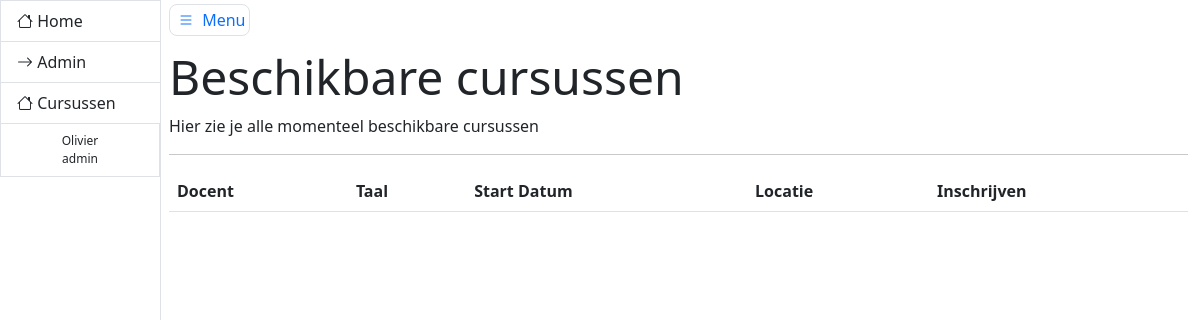
The app's page /dashboard/beschikbaar/ (signed in), older data.
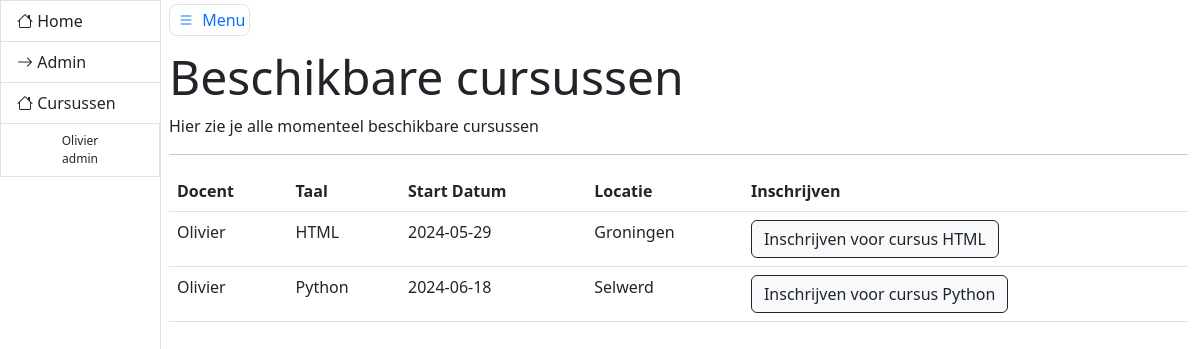
The same page, newer data.
### models.py (models this page shows, shortened)
class User(db.Model, UserMixin):
    __tablename__ = 'users'
    id = db.Column(db.Integer, primary_key=True, autoincrement=True)
    email = db.Column(db.String(), nullable=False, unique=True)
    username = db.Column(db.String(), nullable=False, unique=True)
    role = db.Column(db.String(), nullable=False, default='user')
    password_hash = db.Column(db.String(128))

class Lessen(db.Model):
    lesID = db.Column(db.Integer, primary_key=True, autoincrement=True)
    userID = db.Column(db.Integer, db.ForeignKey('users.id'), nullable=True)
    docentID = db.Column(db.Integer, db.ForeignKey('users.id'))
    talenID = db.Column(db.Integer, db.ForeignKey('talen.id'), nullable=False)
    startDatum = db.Column(db.Date, nullable=True)
    locatie = db.Column(db.String(), nullable=False)

class Talen(db.Model):
    id = db.Column(db.Integer, primary_key=True, autoincrement=True)
    name = db.Column(db.String(), nullable=False, unique=True)
    lessen = relationship("Lessen", cascade="all, delete-orphan")

### dashboard/views.py (the view, shortened to what this page needs)
@dashboard_blueprint.route('/beschikbaar/', methods=['GET', 'POST'])
@login_required
def beschikbaar():
    current_time = date.today()
    beschikbare_cursussen = Lessen.query.filter(Lessen.startDatum > current_time).all()
    namen = db.session.query(User.id, User.username).filter(User.role == 'admin').all()
    talen = db.session.query(Talen.id, Talen.name).all()
    docent_naam = [(f'{naam[0]}', naam[1]) for naam in namen]
    taal_namen = [(f'{talen[0]}', talen[1]) for talen in talen]
    talendict = {}
    docentendict = {}
    for talen in taal_namen:
        talendict[int(talen[0])] = talen[1]
    for docent in docent_naam:
        docentendict[int(docent[0])] = docent[1]
    form = InschrijvenForm()
    return render_template('available.html', form=form, beschikbaar=beschikbare_cursussen, talendict=talendict,
                           docentendict=docentendict)

### __init__.py (called while the page is built)
@login_manager.user_loader
def get_user(user_id):
    try:
        return User.query.get(int(user_id))
    except:
        return None

### dashboard/templates/available.html (shortened to what this page needs)
{% extends 'dashbase.html' %}
{% block header %}
    <h5 class="display-5">Beschikbare cursussen</h5>
{% endblock %}
{% block bheader %}
    <p>Hier zie je alle momenteel beschikbare cursussen</p>
{% endblock %}
{% block content %}
    <table class="table">
        <thead>
        <tr>
            <th scope="col">Docent</th>
            <th scope="col">Taal</th>
            <th scope="col">Start Datum</th>
            <th scope="col">Locatie</th>
            <th scope="col">Inschrijven</th>
        </tr>
        </thead>
        <tbody>
        {% for cursus in beschikbaar %}
            <tr>
                <td>{{ docentendict[cursus.docentID] }}</td>
                <td>{{ talendict[cursus.talenID] }}</td>
                <td>{{ cursus.startDatum }}</td>
                <td>{{ cursus.locatie }}</td>
                <td>
                    <button type="button" class="btn btn-light btn-outline-dark" data-bs-toggle="modal"
                            data-bs-target="#modal_{{ cursus.lesID }}">
                        Inschrijven voor cursus {{ talendict[cursus.talenID] }}
                    </button>
                </td>
            </tr>
        {% endfor %}
        </tbody>
    </table>
{% endblock %}

### dashboard/templates/dashbase.html (shortened to what this page needs)
<!DOCTYPE html>
<html lang="en">
<head>
    <link href="{{ url_for('static', filename='css/main.css') }}" rel="stylesheet">
    <link href="https://cdn.jsdelivr.net/npm/bootstrap@5.3.0-alpha1/dist/css/bootstrap.min.css" rel="stylesheet">
</head>
<body>
<div class="container-fluid">
    <div class="row flex-nowrap">
        <div class="col-auto px-0">
            <div id="sidebar" class="collapse collapse-horizontal show border-end">
                <div id="sidebar-nav" class="list-group border-0 rounded-0 text-sm-start min-vh-100">
                    <a href="{{ url_for('index') }}" class="list-group-item border-end-0 d-inline-block text-truncate"
                       data-bs-parent="#sidebar"><i class="bi bi-house"></i> <span>Home</span> </a>
                    {% if current_user.role == 'admin' %}
                        <a href="{{ url_for('admin.admin_dashboard') }}"
                           class="list-group-item border-end-0 d-inline-block text-truncate"
                           data-bs-parent="#sidebar"><i class="bi bi-arrow-right"></i> <span>Admin</span> </a>
                    {% endif %}
                    <a href="{{ url_for('dashboard.beschikbaar') }}" class="list-group-item border-end-0 d-inline-block text-truncate"
                       data-bs-parent="#sidebar"><i class="bi bi-house"></i> <span>Cursussen</span> </a>
                    {% if current_user.is_authenticated %}
                        <p class="copyright list-group-item d-inline-block text-truncate">{{ current_user.username }}
                            <br> {{ current_user.role }}</p>
                    {% endif %}
                </div>
            </div>
        </div>
        <main class="col ps-md-2 pt-2">
            <a href="#" data-bs-target="#sidebar" data-bs-toggle="collapse"
               class="border rounded-3 p-1 text-decoration-none"><i class="bi bi-list bi-lg py-2 p-1"></i> Menu</a>
            <div class="page-header pt-3">
                {% block header %}
                {% endblock %}
            </div>
            {% block bheader %}
            {% endblock %}
            <hr>
            <div class="row">
                <div class="col-12">
                    {% block content %}
                    {% endblock %}
                </div>
            </div>
        </main>
    </div>
</div>
</body>
</html>

### static/css/main.css (style rules this page uses)
html { position: relative; min-height: 100%; }
#sidebar-nav { width: 160px; }
#sidebar { position: relative; }
.copyright { background-color: #f8f9fa; color: #6c757d; font-size: 12px; padding: 5px 10px; border-top: 1px solid #dee2e6; width: 100%; text-align: center; }

Row changes from the older to the newer data that the page shows:
added Lessen: docentID.username "Olivier", talenID.name "HTML", startDatum "2024-05-29", locatie "Groningen"
now on this page (row edited): Lessen: docentID.username "Olivier", talenID.name "Python", startDatum "2024-06-18", locatie "Selwerd"
